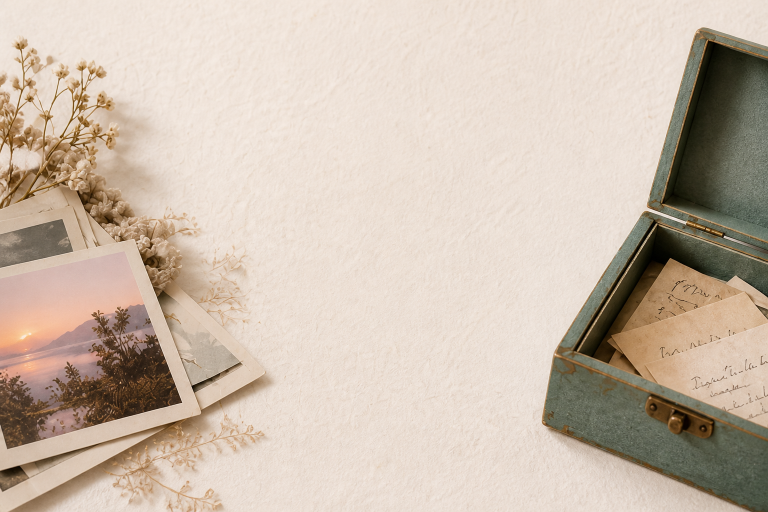
#> input picture assets/images/memory_hero.png, 1536 x 1024 px (shown at 1/2 size)
$ python import_cover_images.py ../assets/images/memory_hero.png
#> lines starting #> are read from the running program, lines starting #| are printed output that depends on the picture
"""Importa y optimiza imágenes verticales para usarlas como portadas.

Requiere Pillow. Ejemplo:
  python tool/import_cover_images.py --start 13 imagen1.png imagen2.png
"""

import argparse
from pathlib import Path

from PIL import Image, ImageOps


ROOT = Path(__file__).resolve().parents[1]
OUTPUT_DIR = ROOT / "assets" / "images" / "covers"
OUTPUT_SIZE = (768, 1152)


def main() -> None:
    parser = argparse.ArgumentParser()
    parser.add_argument("sources", nargs="+", type=Path)
    parser.add_argument("--start", type=int, default=1)
    args = parser.parse_args()

    OUTPUT_DIR.mkdir(parents=True, exist_ok=True)
    for offset, source_path in enumerate(args.sources):
        number = args.start + offset
        destination = OUTPUT_DIR / f"cover_{number:02d}.webp"
        with Image.open(source_path) as source:
#> source is the input picture: PIL image 1536x1024 RGB; mean R, G, B 202.9, 187.8, 173.1
            cover = ImageOps.fit(
                source.convert("RGB"),
                OUTPUT_SIZE,
                method=Image.Resampling.LANCZOS,
                centering=(0.5, 0.5),
            )
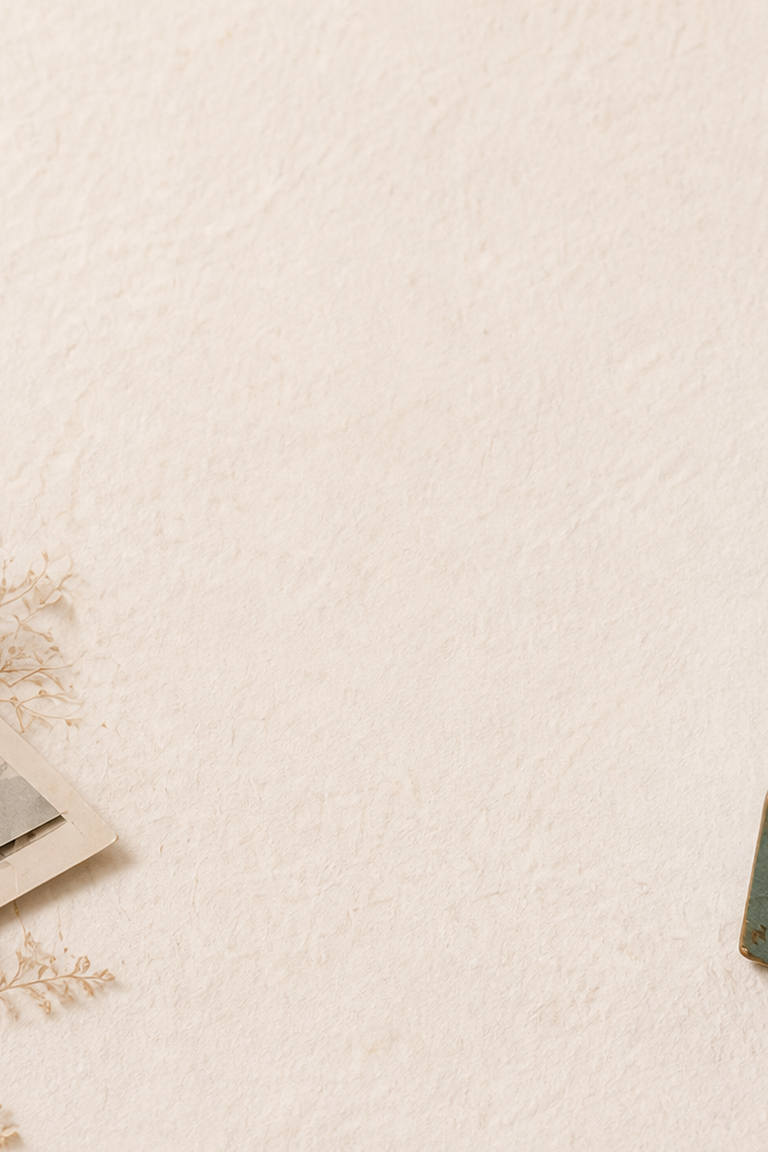
#> cover: PIL image 768x1152 RGB; mean R, G, B 234.2, 221.5, 210.7
            cover.save(destination, "WEBP", quality=88, method=6)
        print(destination.relative_to(ROOT))


if __name__ == "__main__":
    main()
